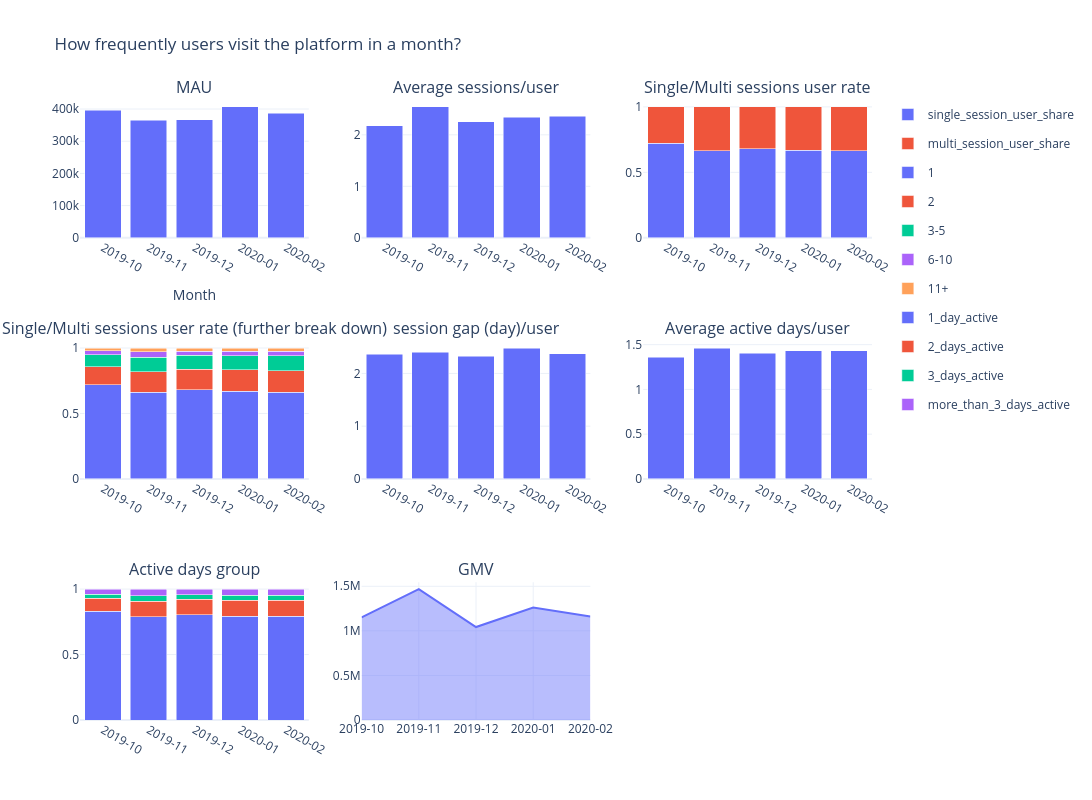

Notebook source saved alongside this figure:
### Markdown cell above
Nov. showed a revenue peak among the 5 months, the pattern in which Nov.'s noticeable higher average sessions per user, active days per user but less monthly active users leads to a possible explanation that user being more active on the platform played a critical role in boosting Nov.'s total revenue.

### Code cell
subplot = make_subplots(rows = 3, cols=3,
                        subplot_titles=['MAU', 'Average sessions/user', 'Single/Multi sessions user rate', 'Single/Multi sessions user rate (further break down)',
                                        'session gap (day)/user', 'Average active days/user', 'Active days group', 'GMV'
                                        ]
                        )

fig = px.bar(df_2, x='month_start', y = 'mau')
fig_1 = px.bar(df_3, x='month_start', y = 'avg_sessions_per_user')
fig_2 = px.bar(df_4.iloc[:, [0,4,5]].melt(id_vars='month_start'), x='month_start', y='value', color='variable', barmode='stack')
fig_3 = px.bar(df_5, x='month_start', y='user_share', color ='session_segment', barmode='stack')
fig_4 = px.bar(df_6, x='month_start', y='avg_gap_days')
fig_5 = px.bar(df_7, x='month_start', y='avg_active_days_per_user')

df_agg = df.groupby(['month_start', 'active_group'])['user_id'].agg(['count']).reset_index()
df_agg_1 = df_agg.groupby('month_start').agg('sum').reset_index()
df_agg = pd.merge(df_agg, df_agg_1.rename(columns={'count': 'month_total'}).iloc[:, [0,2]], on='month_start', how = 'inner')
df_agg['group_portion'] = df_agg['count'] / df_agg['month_total']
fig_6 = px.bar(df_agg, x='month_start', y='group_portion', color='active_group', barmode='stack')

fig_7 = px.line(df_8, x='month_start', y='total_revenue')
fig_7.update_traces(fill = 'tozeroy', fillcolor="rgba(99, 110, 250, 0.45)")

for trace in fig.data:
    subplot.add_trace(trace, row = 1, col = 1)
    subplot.update_yaxes(range =[200_000, np.inf], row =1 , col=1)
    subplot.update_layout(template ='plotly_white')

for trace in fig_1.data:
    subplot.add_trace(trace, row = 1, col = 2)
    subplot.update_yaxes(range =[1, np.inf], row =1 , col=2)
    subplot.update_layout(template ='plotly_white', xaxis_title ='Month')

for trace in fig_2.data:
    subplot.add_trace(trace, row = 1, col = 3)
    subplot.update_layout(template ='plotly_white', xaxis_title ='Month')

for trace in fig_3.data:
    subplot.add_trace(trace, row = 2, col = 1)
    subplot.update_layout(template ='plotly_white', xaxis_title ='Month')

for trace in fig_4.data:
    subplot.add_trace(trace, row = 2, col = 2)
    subplot.update_yaxes(range =[1.5, np.inf], row =2 , col=2)
    subplot.update_layout(template ='plotly_white', xaxis_title ='Month')

for trace in fig_5.data:
    subplot.add_trace(trace, row = 2, col = 3)
    subplot.update_yaxes(range =[1, np.inf], row =2 , col=3)
    subplot.update_layout(template ='plotly_white', xaxis_title ='Month')

for trace in fig_6.data:
    subplot.add_trace(trace, row = 3, col = 1)
    subplot.update_layout(template ='plotly_white', xaxis_title ='Month')

for trace in fig_7.data:
    subplot.add_trace(trace, row = 3, col = 2)
    subplot.update_layout(template ='plotly_white', xaxis_title ='Month')
    subplot.update_yaxes(range =[75_000_0, np.inf], row =3 , col=2)
    
months = df_2['month_start'].drop_duplicates().sort_values()
subplot.update_xaxes(type = 'category', tickmode = 'array', tickvals = months.tolist(), ticktext=pd.to_datetime(months).dt.strftime('%Y-%m').tolist())
subplot.update_layout(height = 800, width = 1300, barmode = 'stack', title = 'How frequently users visit the platform in a month?')
subplot.show()

### Figure 1 — Plotly figure (JSON) as saved in the notebook; plotly's stock layout.template omitted (floating-point values rounded to 4 significant figures)
{"data": [{"hovertemplate": "month_start=%{x}<br>mau=%{y}<extra></extra>", "legendgroup": "", "marker": {"color": "#636efa", "pattern": {"shape": ""}}, "name": "", "orientation": "v", "showlegend": false, "textposition": "auto", "type": "bar", "x": ["2019-10-01", "2019-11-01", "2019-12-01", "2020-01-01", "2020-02-01"], "xaxis": "x", "y": [396693, 365081, 367019, 406643, 387330], "yaxis": "y"}, {"hovertemplate": "month_start=%{x}<br>avg_sessions_per_user=%{y}<extra></extra>", "legendgroup": "", "marker": {"color": "#636efa", "pattern": {"shape": ""}}, "name": "", "orientation": "v", "showlegend": false, "textposition": "auto", "type": "bar", "x": ["2019-10-01", "2019-11-01", "2019-12-01", "2020-01-01", "2020-02-01"], "xaxis": "x2", "y": [2.177, 2.543, 2.256, 2.34, 2.358], "yaxis": "y2"}, {"hovertemplate": "variable=single_session_user_share<br>month_start=%{x}<br>value=%{y}<extra></extra>", "legendgroup": "single_session_user_share", "marker": {"color": "#636efa", "pattern": {"shape": ""}}, "name": "single_session_user_share", "orientation": "v", "showlegend": true, "textposition": "auto", "type": "bar", "x": ["2019-10-01", "2019-11-01", "2019-12-01", "2020-01-01", "2020-02-01"], "xaxis": "x3", "y": [0.7209, 0.6633, 0.6795, 0.6698, 0.6637], "yaxis": "y3"}, {"hovertemplate": "variable=multi_session_user_share<br>month_start=%{x}<br>value=%{y}<extra></extra>", "legendgroup": "multi_session_user_share", "marker": {"color": "#EF553B", "pattern": {"shape": ""}}, "name": "multi_session_user_share", "orientation": "v", "showlegend": true, "textposition": "auto", "type": "bar", "x": ["2019-10-01", "2019-11-01", "2019-12-01", "2020-01-01", "2020-02-01"], "xaxis": "x3", "y": [0.2791, 0.3367, 0.3205, 0.3302, 0.3363], "yaxis": "y3"}, {"hovertemplate": "session_segment=1<br>month_start=%{x}<br>user_share=%{y}<extra></extra>", "legendgroup": "1", "marker": {"color": "#636efa", "pattern": {"shape": ""}}, "name": "1", "orientation": "v", "showlegend": true, "textposition": "auto", "type": "bar", "x": ["2019-10-01", "2019-11-01", "2019-12-01", "2020-01-01", "2020-02-01"], "xaxis": "x4", "y": [0.7209, 0.6633, 0.6795, 0.6698, 0.6637], "yaxis": "y4"}, {"hovertemplate": "session_segment=2<br>month_start=%{x}<br>user_share=%{y}<extra></extra>", "legendgroup": "2", "marker": {"color": "#EF553B", "pattern": {"shape": ""}}, "name": "2", "orientation": "v", "showlegend": true, "textposition": "auto", "type": "bar", "x": ["2019-10-01", "2019-11-01", "2019-12-01", "2020-01-01", "2020-02-01"], "xaxis": "x4", "y": [0.1343, 0.1568, 0.16, 0.1624, 0.1642], "yaxis": "y4"}, {"hovertemplate": "session_segment=3-5<br>month_start=%{x}<br>user_share=%{y}<extra></extra>", "legendgroup": "3-5", "marker": {"color": "#00cc96", "pattern": {"shape": ""}}, "name": "3-5", "orientation": "v", "showlegend": true, "textposition": "auto", "type": "bar", "x": ["2019-10-01", "2019-11-01", "2019-12-01", "2020-01-01", "2020-02-01"], "xaxis": "x4", "y": [0.0915, 0.111, 0.1044, 0.1081, 0.1112], "yaxis": "y4"}, {"hovertemplate": "session_segment=6-10<br>month_start=%{x}<br>user_share=%{y}<extra></extra>", "legendgroup": "6-10", "marker": {"color": "#ab63fa", "pattern": {"shape": ""}}, "name": "6-10", "orientation": "v", "showlegend": true, "textposition": "auto", "type": "bar", "x": ["2019-10-01", "2019-11-01", "2019-12-01", "2020-01-01", "2020-02-01"], "xaxis": "x4", "y": [0.0308, 0.0395, 0.0331, 0.0353, 0.0361], "yaxis": "y4"}, {"hovertemplate": "session_segment=11+<br>month_start=%{x}<br>user_share=%{y}<extra></extra>", "legendgroup": "11+", "marker": {"color": "#FFA15A", "pattern": {"shape": ""}}, "name": "11+", "orientation": "v", "showlegend": true, "textposition": "auto", "type": "bar", "x": ["2019-10-01", "2019-11-01", "2019-12-01", "2020-01-01", "2020-02-01"], "xaxis": "x4", "y": [0.0224, 0.0295, 0.023, 0.0244, 0.0248], "yaxis": "y4"}, {"hovertemplate": "month_start=%{x}<br>avg_gap_days=%{y}<extra></extra>", "legendgroup": "", "marker": {"color": "#636efa", "pattern": {"shape": ""}}, "name": "", "orientation": "v", "showlegend": false, "textposition": "auto", "type": "bar", "x": ["2019-10-01", "2019-11-01", "2019-12-01", "2020-01-01", "2020-02-01"], "xaxis": "x5", "y": [2.359, 2.398, 2.33, 2.482, 2.373], "yaxis": "y5"}, {"hovertemplate": "month_start=%{x}<br>avg_active_days_per_user=%{y}<extra></extra>", "legendgroup": "", "marker": {"color": "#636efa", "pattern": {"shape": ""}}, "name": "", "orientation": "v", "showlegend": false, "textposition": "auto", "type": "bar", "x": ["2019-10-01", "2019-11-01", "2019-12-01", "2020-01-01", "2020-02-01"], "xaxis": "x6", "y": [1.362, 1.463, 1.402, 1.433, 1.432], "yaxis": "y6"}, {"hovertemplate": "active_group=1_day_active<br>month_start=%{x}<br>group_portion=%{y}<extra></extra>", "legendgroup": "1_day_active", "marker": {"color": "#636efa", "pattern": {"shape": ""}}, "name": "1_day_active", "orientation": "v", "showlegend": true, "textposition": "auto", "type": "bar", "x": ["2019-10-01", "2019-11-01", "2019-12-01", "2020-01-01", "2020-02-01"], "xaxis": "x7", "y": [0.829, 0.7885, 0.8028, 0.7914, 0.794], "yaxis": "y7"}, {"hovertemplate": "active_group=2_days_active<br>month_start=%{x}<br>group_portion=%{y}<extra></extra>", "legendgroup": "2_days_active", "marker": {"color": "#EF553B", "pattern": {"shape": ""}}, "name": "2_days_active", "orientation": "v", "showlegend": true, "textposition": "auto", "type": "bar", "x": ["2019-10-01", "2019-11-01", "2019-12-01", "2020-01-01", "2020-02-01"], "xaxis": "x7", "y": [0.09954, 0.1199, 0.1181, 0.1229, 0.1203], "yaxis": "y7"}, {"hovertemplate": "active_group=3_days_active<br>month_start=%{x}<br>group_portion=%{y}<extra></extra>", "legendgroup": "3_days_active", "marker": {"color": "#00cc96", "pattern": {"shape": ""}}, "name": "3_days_active", "orientation": "v", "showlegend": true, "textposition": "auto", "type": "bar", "x": ["2019-10-01", "2019-11-01", "2019-12-01", "2020-01-01", "2020-02-01"], "xaxis": "x7", "y": [0.03283, 0.04045, 0.03721, 0.03967, 0.03972], "yaxis": "y7"}, {"hovertemplate": "active_group=more_than_3_days_active<br>month_start=%{x}<br>group_portion=%{y}<extra></extra>", "legendgroup": "more_than_3_days_active", "marker": {"color": "#ab63fa", "pattern": {"shape": ""}}, "name": "more_than_3_days_active", "orientation": "v", "showlegend": true, "textposition": "auto", "type": "bar", "x": ["2019-10-01", "2019-11-01", "2019-12-01", "2020-01-01", "2020-02-01"], "xaxis": "x7", "y": [0.03861, 0.05114, 0.04191, 0.04602, 0.04596], "yaxis": "y7"}, {"fill": "tozeroy", "fillcolor": "rgba(99, 110, 250, 0.45)", "hovertemplate": "month_start=%{x}<br>total_revenue=%{y}<extra></extra>", "legendgroup": "", "line": {"color": "#636efa", "dash": "solid"}, "marker": {"symbol": "circle"}, "mode": "lines", "name": "", "orientation": "v", "showlegend": false, "type": "scatter", "x": ["2019-10-01", "2019-11-01", "2019-12-01", "2020-01-01", "2020-02-01"], "xaxis": "x8", "y": [1152000.0, 1468000.0, 1043000.0, 1263000.0, 1160000.0], "yaxis": "y8"}], "layout": {"annotations": [{"font": {"size": 16}, "showarrow": false, "text": "MAU", "x": 0.1444, "xanchor": "center", "xref": "paper", "y": 1, "yanchor": "bottom", "yref": "paper"}, {"font": {"size": 16}, "showarrow": false, "text": "Average sessions/user", "x": 0.5, "xanchor": "center", "xref": "paper", "y": 1, "yanchor": "bottom", "yref": "paper"}, {"font": {"size": 16}, "showarrow": false, "text": "Single/Multi sessions user rate", "x": 0.8556, "xanchor": "center", "xref": "paper", "y": 1, "yanchor": "bottom", "yref": "paper"}, {"font": {"size": 16}, "showarrow": false, "text": "Single/Multi sessions user rate (further break down)", "x": 0.1444, "xanchor": "center", "xref": "paper", "y": 0.6111, "yanchor": "bottom", "yref": "paper"}, {"font": {"size": 16}, "showarrow": false, "text": "session gap (day)/user", "x": 0.5, "xanchor": "center", "xref": "paper", "y": 0.6111, "yanchor": "bottom", "yref": "paper"}, {"font": {"size": 16}, "showarrow": false, "text": "Average active days/user", "x": 0.8556, "xanchor": "center", "xref": "paper", "y": 0.6111, "yanchor": "bottom", "yref": "paper"}, {"font": {"size": 16}, "showarrow": false, "text": "Active days group", "x": 0.1444, "xanchor": "center", "xref": "paper", "y": 0.2222, "yanchor": "bottom", "yref": "paper"}, {"font": {"size": 16}, "showarrow": false, "text": "GMV", "x": 0.5, "xanchor": "center", "xref": "paper", "y": 0.2222, "yanchor": "bottom", "yref": "paper"}], "barmode": "stack", "height": 800, "title": {"text": "How frequently users visit the platform in a month?"}, "width": 1300, "xaxis": {"anchor": "y", "domain": [0, 0.2889], "tickmode": "array", "ticktext": ["2019-10", "2019-11", "2019-12", "2020-01", "2020-02"], "tickvals": ["2019-10-01", "2019-11-01", "2019-12-01", "2020-01-01", "2020-02-01"], "title": {"text": "Month"}, "type": "category"}, "xaxis2": {"anchor": "y2", "domain": [0.3556, 0.6444], "tickmode": "array", "ticktext": ["2019-10", "2019-11", "2019-12", "2020-01", "2020-02"], "tickvals": ["2019-10-01", "2019-11-01", "2019-12-01", "2020-01-01", "2020-02-01"], "type": "category"}, "xaxis3": {"anchor": "y3", "domain": [0.7111, 1], "tickmode": "array", "ticktext": ["2019-10", "2019-11", "2019-12", "2020-01", "2020-02"], "tickvals": ["2019-10-01", "2019-11-01", "2019-12-01", "2020-01-01", "2020-02-01"], "type": "category"}, "xaxis4": {"anchor": "y4", "domain": [0, 0.2889], "tickmode": "array", "ticktext": ["2019-10", "2019-11", "2019-12", "2020-01", "2020-02"], "tickvals": ["2019-10-01", "2019-11-01", "2019-12-01", "2020-01-01", "2020-02-01"], "type": "category"}, "xaxis5": {"anchor": "y5", "domain": [0.3556, 0.6444], "tickmode": "array", "ticktext": ["2019-10", "2019-11", "2019-12", "2020-01", "2020-02"], "tickvals": ["2019-10-01", "2019-11-01", "2019-12-01", "2020-01-01", "2020-02-01"], "type": "category"}, "xaxis6": {"anchor": "y6", "domain": [0.7111, 1], "tickmode": "array", "ticktext": ["2019-10", "2019-11", "2019-12", "2020-01", "2020-02"], "tickvals": ["2019-10-01", "2019-11-01", "2019-12-01", "2020-01-01", "2020-02-01"], "type": "category"}, "xaxis7": {"anchor": "y7", "domain": [0, 0.2889], "tickmode": "array", "ticktext": ["2019-10", "2019-11", "2019-12", "2020-01", "2020-02"], "tickvals": ["2019-10-01", "2019-11-01", "2019-12-01", "2020-01-01", "2020-02-01"], "type": "category"}, "xaxis8": {"anchor": "y8", "domain": [0.3556, 0.6444], "tickmode": "array", "ticktext": ["2019-10", "2019-11", "2019-12", "2020-01", "2020-02"], "tickvals": ["2019-10-01", "2019-11-01", "2019-12-01", "2020-01-01", "2020-02-01"], "type": "category"}, "xaxis9": {"anchor": "y9", "domain": [0.7111, 1], "tickmode": "array", "ticktext": ["2019-10", "2019-11", "2019-12", "2020-01", "2020-02"], "tickvals": ["2019-10-01", "2019-11-01", "2019-12-01", "2020-01-01", "2020-02-01"], "type": "category"}, "yaxis": {"anchor": "x", "domain": [0.7778, 1], "range": [200000, null]}, "yaxis2": {"anchor": "x2", "domain": [0.7778, 1], "range": [1, null]}, "yaxis3": {"anchor": "x3", "domain": [0.7778, 1]}, "yaxis4": {"anchor": "x4", "domain": [0.3889, 0.6111]}, "yaxis5": {"anchor": "x5", "domain": [0.3889, 0.6111], "range": [1.5, null]}, "yaxis6": {"anchor": "x6", "domain": [0.3889, 0.6111], "range": [1, null]}, "yaxis7": {"anchor": "x7", "domain": [0, 0.2222]}, "yaxis8": {"anchor": "x8", "domain": [0, 0.2222], "range": [750000, null]}, "yaxis9": {"anchor": "x9", "domain": [0, 0.2222]}}}
